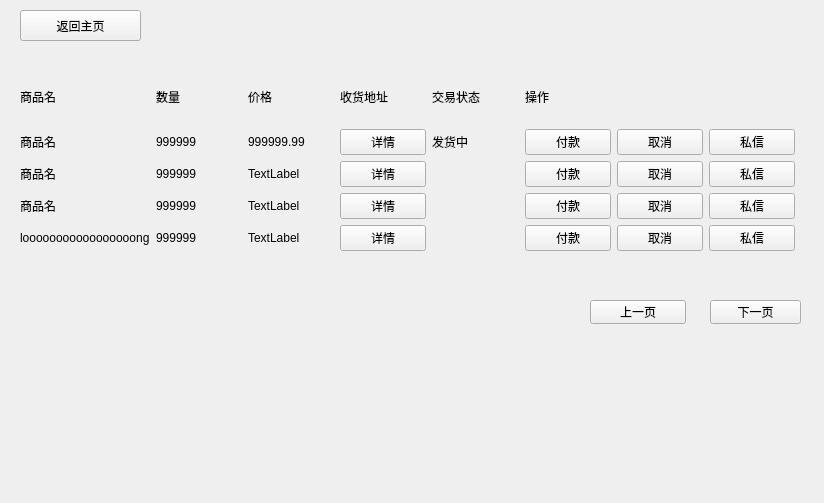
<?xml version="1.0" encoding="UTF-8"?>
<ui version="4.0">
 <class>Form</class>
 <widget class="QWidget" name="Form">
  <property name="geometry">
   <rect>
    <x>0</x>
    <y>0</y>
    <width>824</width>
    <height>503</height>
   </rect>
  </property>
  <property name="windowTitle">
   <string>Form</string>
  </property>
  <widget class="QPushButton" name="Next_page_btn">
   <property name="geometry">
    <rect>
     <x>710</x>
     <y>300</y>
     <width>91</width>
     <height>24</height>
    </rect>
   </property>
   <property name="text">
    <string>下一页</string>
   </property>
  </widget>
  <widget class="QPushButton" name="Prev_page_btn">
   <property name="geometry">
    <rect>
     <x>590</x>
     <y>300</y>
     <width>96</width>
     <height>24</height>
    </rect>
   </property>
   <property name="text">
    <string>上一页</string>
   </property>
  </widget>
  <widget class="QPushButton" name="Back_btn">
   <property name="geometry">
    <rect>
     <x>20</x>
     <y>10</y>
     <width>121</width>
     <height>31</height>
    </rect>
   </property>
   <property name="text">
    <string>返回主页</string>
   </property>
  </widget>
  <widget class="QWidget" name="gridLayoutWidget">
   <property name="geometry">
    <rect>
     <x>20</x>
     <y>70</y>
     <width>775</width>
     <height>181</height>
    </rect>
   </property>
   <layout class="QGridLayout" name="gridLayout">
    <item row="2" column="4">
     <widget class="QLabel" name="status_2">
      <property name="text">
       <string/>
      </property>
     </widget>
    </item>
    <item row="4" column="2">
     <widget class="QLabel" name="price_4">
      <property name="text">
       <string>TextLabel</string>
      </property>
     </widget>
    </item>
    <item row="4" column="1">
     <widget class="QLabel" name="account_4">
      <property name="text">
       <string>999999</string>
      </property>
     </widget>
    </item>
    <item row="1" column="5">
     <widget class="QPushButton" name="act_btn_1">
      <property name="text">
       <string>付款</string>
      </property>
     </widget>
    </item>
    <item row="0" column="0">
     <widget class="QLabel" name="label_2">
      <property name="text">
       <string>商品名</string>
      </property>
     </widget>
    </item>
    <item row="1" column="0">
     <widget class="QLabel" name="name_1">
      <property name="text">
       <string>商品名</string>
      </property>
     </widget>
    </item>
    <item row="2" column="5">
     <widget class="QPushButton" name="act_btn_2">
      <property name="text">
       <string>付款</string>
      </property>
     </widget>
    </item>
    <item row="4" column="6">
     <widget class="QPushButton" name="act_btn_8">
      <property name="text">
       <string>取消</string>
      </property>
     </widget>
    </item>
    <item row="4" column="4">
     <widget class="QLabel" name="status_4">
      <property name="text">
       <string/>
      </property>
     </widget>
    </item>
    <item row="1" column="1">
     <widget class="QLabel" name="account_1">
      <property name="text">
       <string>999999</string>
      </property>
     </widget>
    </item>
    <item row="1" column="4">
     <widget class="QLabel" name="status_1">
      <property name="text">
       <string>发货中</string>
      </property>
     </widget>
    </item>
    <item row="0" column="3">
     <widget class="QLabel" name="label_4">
      <property name="text">
       <string>收货地址</string>
      </property>
     </widget>
    </item>
    <item row="1" column="3">
     <widget class="QPushButton" name="show_btn1">
      <property name="text">
       <string>详情</string>
      </property>
     </widget>
    </item>
    <item row="4" column="3">
     <widget class="QPushButton" name="show_btn4">
      <property name="text">
       <string>详情</string>
      </property>
     </widget>
    </item>
    <item row="3" column="0">
     <widget class="QLabel" name="name_3">
      <property name="text">
       <string>商品名</string>
      </property>
     </widget>
    </item>
    <item row="2" column="6">
     <widget class="QPushButton" name="act_btn_6">
      <property name="text">
       <string>取消</string>
      </property>
     </widget>
    </item>
    <item row="3" column="5">
     <widget class="QPushButton" name="act_btn_3">
      <property name="text">
       <string>付款</string>
      </property>
     </widget>
    </item>
    <item row="2" column="1">
     <widget class="QLabel" name="account_2">
      <property name="text">
       <string>999999</string>
      </property>
     </widget>
    </item>
    <item row="3" column="4">
     <widget class="QLabel" name="status_3">
      <property name="text">
       <string/>
      </property>
     </widget>
    </item>
    <item row="3" column="2">
     <widget class="QLabel" name="price_3">
      <property name="text">
       <string>TextLabel</string>
      </property>
     </widget>
    </item>
    <item row="1" column="2">
     <widget class="QLabel" name="price_1">
      <property name="text">
       <string>999999.99</string>
      </property>
     </widget>
    </item>
    <item row="4" column="0">
     <widget class="QLabel" name="name_4">
      <property name="text">
       <string>looooooooooooooooong</string>
      </property>
     </widget>
    </item>
    <item row="3" column="3">
     <widget class="QPushButton" name="show_btn3">
      <property name="text">
       <string>详情</string>
      </property>
     </widget>
    </item>
    <item row="0" column="4">
     <widget class="QLabel" name="label_5">
      <property name="text">
       <string>交易状态</string>
      </property>
     </widget>
    </item>
    <item row="0" column="2">
     <widget class="QLabel" name="label_3">
      <property name="text">
       <string>价格</string>
      </property>
     </widget>
    </item>
    <item row="0" column="1">
     <widget class="QLabel" name="label">
      <property name="text">
       <string>数量</string>
      </property>
     </widget>
    </item>
    <item row="2" column="0">
     <widget class="QLabel" name="name_2">
      <property name="text">
       <string>商品名</string>
      </property>
     </widget>
    </item>
    <item row="3" column="1">
     <widget class="QLabel" name="account_3">
      <property name="text">
       <string>999999</string>
      </property>
     </widget>
    </item>
    <item row="4" column="5">
     <widget class="QPushButton" name="act_btn_4">
      <property name="text">
       <string>付款</string>
      </property>
     </widget>
    </item>
    <item row="3" column="6">
     <widget class="QPushButton" name="act_btn_7">
      <property name="text">
       <string>取消</string>
      </property>
     </widget>
    </item>
    <item row="2" column="2">
     <widget class="QLabel" name="price_2">
      <property name="text">
       <string>TextLabel</string>
      </property>
     </widget>
    </item>
    <item row="1" column="6">
     <widget class="QPushButton" name="act_btn_5">
      <property name="text">
       <string>取消</string>
      </property>
     </widget>
    </item>
    <item row="2" column="3">
     <widget class="QPushButton" name="show_btn2">
      <property name="text">
       <string>详情</string>
      </property>
     </widget>
    </item>
    <item row="1" column="7">
     <widget class="QPushButton" name="message_btn_1">
      <property name="text">
       <string>私信</string>
      </property>
     </widget>
    </item>
    <item row="0" column="5" colspan="3">
     <widget class="QLabel" name="label_6">
      <property name="text">
       <string>操作</string>
      </property>
     </widget>
    </item>
    <item row="2" column="7">
     <widget class="QPushButton" name="message_btn_2">
      <property name="text">
       <string>私信</string>
      </property>
     </widget>
    </item>
    <item row="3" column="7">
     <widget class="QPushButton" name="message_btn_3">
      <property name="text">
       <string>私信</string>
      </property>
     </widget>
    </item>
    <item row="4" column="7">
     <widget class="QPushButton" name="message_btn_4">
      <property name="text">
       <string>私信</string>
      </property>
     </widget>
    </item>
   </layout>
  </widget>
 </widget>
 <resources/>
 <connections/>
</ui>
